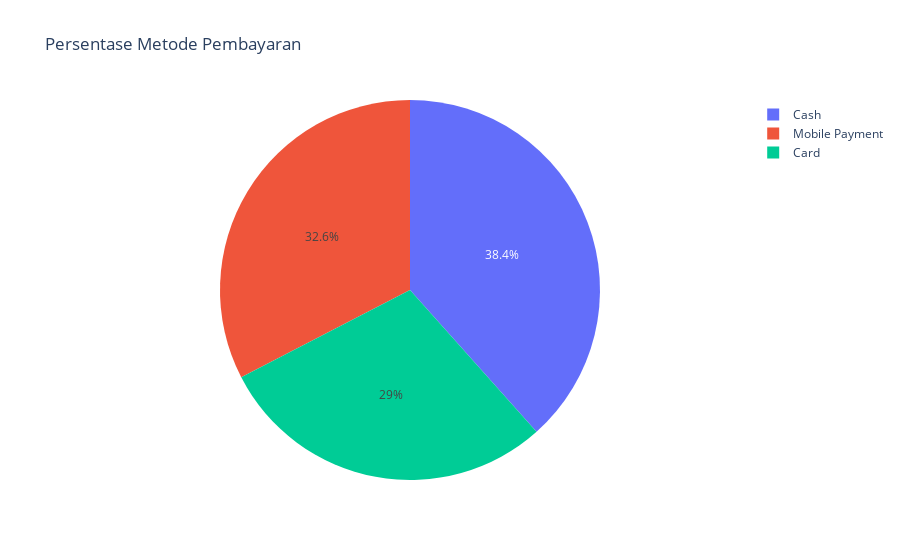

Source (notebook cell):
### Markdown cell above
### 3. Persentase metode pembayaran terpopuler

### Code cell
# membuat pie chart dengan data payment method
fig = px.pie(main, names='Payment_Method', title='Persentase Metode Pembayaran')
fig.show()

### Figure 1 — Plotly figure (JSON) as saved in the notebook; plotly's stock layout.template omitted (floating-point values rounded to 4 significant figures; data arrays with more than 128 entries replaced by an {"elided": "..."} marker saying what was removed)
{"data": [{"domain": {"x": [0, 1], "y": [0, 1]}, "hovertemplate": "Payment_Method=%{label}<extra></extra>", "labels": {"elided": "500 str values"}, "legendgroup": "", "name": "", "showlegend": true, "type": "pie"}], "layout": {"legend": {"tracegroupgap": 0}, "title": {"text": "Persentase Metode Pembayaran"}}}
